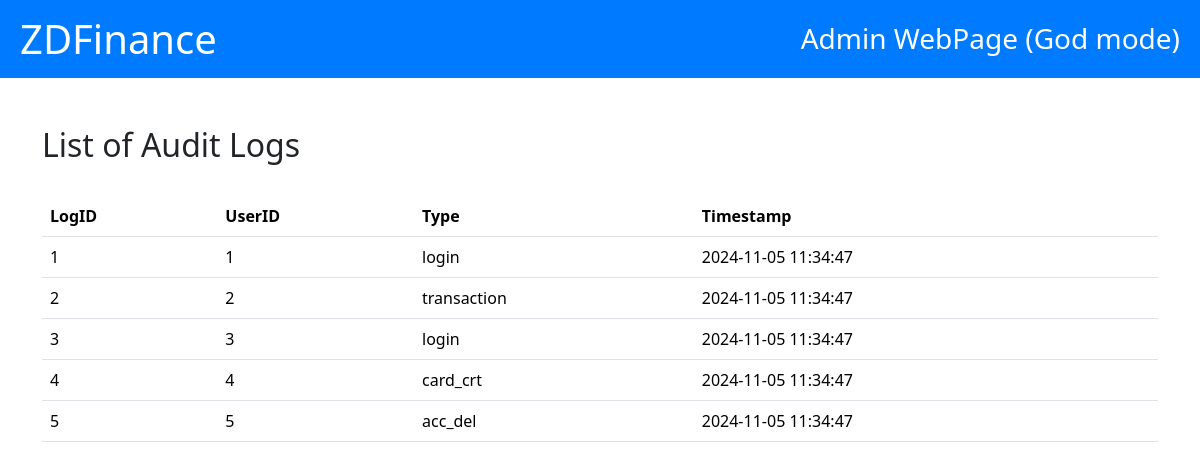
/admin/read_audit_logs.php, run on the app's committed database.
### tables this page shows
CREATE TABLE Audit_Logs (
    LogID BIGINT UNSIGNED NOT NULL AUTO_INCREMENT PRIMARY KEY,
    UserID INT NOT NULL,
    Type ENUM('login', 'logout', 'signup', 'delete', 'acc_crt', 'acc_del', 'card_crt', 'card_del', 'transaction') NOT NULL,
    Timestamp TIMESTAMP DEFAULT CURRENT_TIMESTAMP,
    FOREIGN KEY (UserID) REFERENCES Users(UserID)
);

### admin/read_audit_logs.php (the view, shortened to what this page needs)
<!DOCTYPE html>
<html lang="en">
<head>
    <link href="https://cdn.jsdelivr.net/npm/bootstrap@5.3.3/dist/css/bootstrap.min.css" rel="stylesheet">
</head>
<body>
    <div class="header">
        <h1><a href="index.html">ZDFinance</a></h1>
        <h3>Admin WebPage (God mode)</h3>
    </div>
    <div class="container my-5">
        <h2>List of Audit Logs</h2>
        <br>
        <table class="table">
            <thead>
                <tr>
                    <th>LogID</th>
                    <th>UserID</th>
                    <th>Type</th>
                    <th>Timestamp</th>
                </tr>
            </thead>
            <tbody>
                <?php
                $servername = "localhost";
                $username = "root";
                $password = "";
                $database = "pos_db";
                $connection = new mysqli($servername, $username, $password, $database);
                $sql = "SELECT * FROM Audit_Logs";
                $result = $connection->query($sql);
                while ($row = $result->fetch_assoc()) {
                    echo "
                    <tr>
                        <td>$row[LogID]</td>
                        <td>$row[UserID]</td>
                        <td>$row[Type]</td>
                        <td>$row[Timestamp]</td>
                    </tr>
                    ";
                }
                ?>
            </tbody>
        </table>
    </div>
</body>
</html>

### admin/read_audit_logs.php (style rules this page uses)
.header { background-color: #007bff; color: white; padding: 15px 20px; display: flex; align-items: center; justify-content: space-between; }
.header h1, .header h3 { margin: 0; }
.header h1 a { color: white; text-decoration: none; }

### data on the page
audit_logs: LogID "1", UserID "1", Type "login", Timestamp "2024-11-05 11:34:47"
audit_logs: LogID "2", UserID "2", Type "transaction", Timestamp "2024-11-05 11:34:47"
audit_logs: LogID "3", UserID "3", Type "login", Timestamp "2024-11-05 11:34:47"
audit_logs: LogID "4", UserID "4", Type "card_crt", Timestamp "2024-11-05 11:34:47"
audit_logs: LogID "5", UserID "5", Type "acc_del", Timestamp "2024-11-05 11:34:47"
